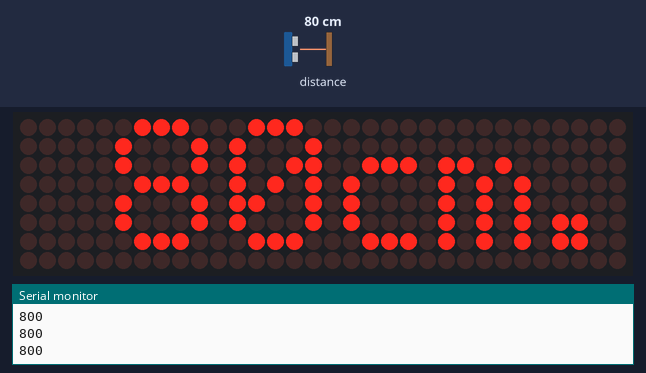
Simulated run of this sketch. Board: ESP32. Parts: 32×8 LED matrix, the last lines printed to the serial monitor. The inputs (shaded band) are chosen by the test bench; at power-on: distance to the obstacle 80 cm.

Above: at 2.2 s.
2.3 s: distance to the obstacle set to 2 cm
At 3.3 s:
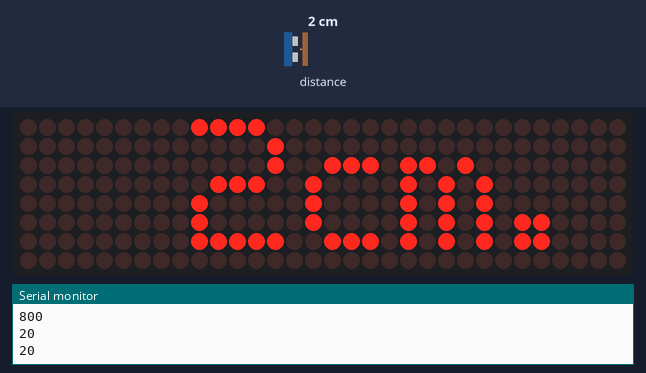
4.1 s: distance to the obstacle set to 4 cm
At 5.5 s:
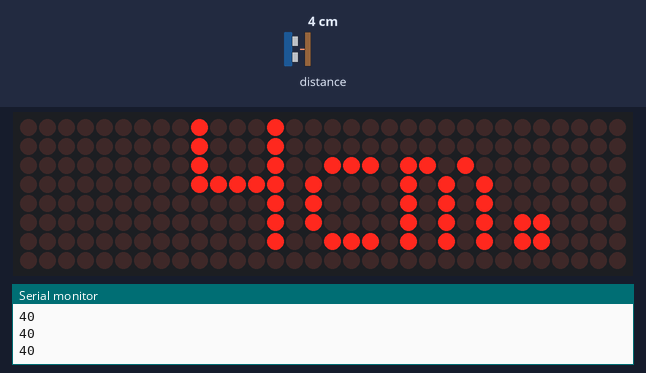
5.8 s: distance to the obstacle set to 9 cm
At 6.8 s:
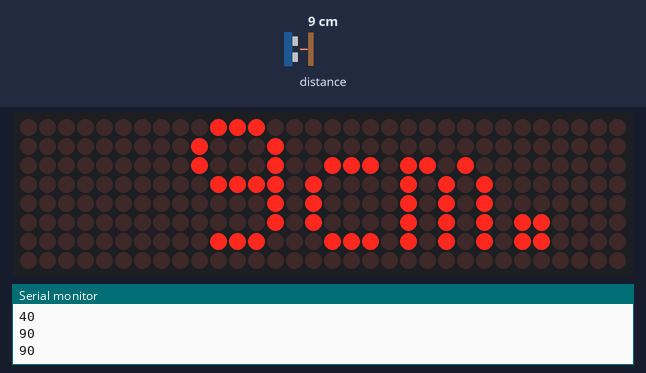
Timing chart, 0 to 8.8 s (numbered marks = the images above; inputs shaded):
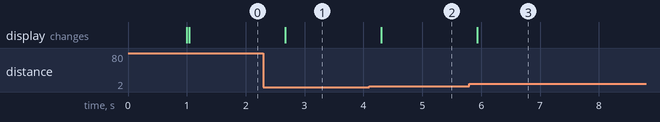

The sketch:

VLX_MAX7219_ESP.ino
```cpp
/*    ____       __________              _ __
   / __ \_____/_  __/ __ \____  ____  (_) /__
  / / / / ___/ / / / /_/ / __ \/ __ \/ / //_/
 / /_/ / /  _ / / / _, _/ /_/ / / / / / ,<
/_____/_/  (_)_/ /_/ |_|\____/_/ /_/_/_/|_|

 * KASIM 2024, İzmir, MAX7219 & VL530L0X sensör ile "Mesafe Ölçümü"
 * https://youtu.be/s2D4T0fUq5I
 */

/********************************************************************
  GLOBALS___GLOBALS___GLOBALS___GLOBALS___GLOBALS___GLOBALS___
 ********************************************************************/
//Kütüphane ve diğer genel tanımlamalar:
//VL53L0X
#include <Wire.h>
#include <VL53L0X.h>
VL53L0X sensor;

//MAX7219 led matrix ile ilgili kütüphaneler / tanımlar
#include <MD_Parola.h>
#include <MD_MAX72xx.h>
#include <SPI.h>

#define HARDWARE_TYPE MD_MAX72XX::FC16_HW
/*MAX7219 Led Matrix Donanım Tipleri:
  1 GENERIC_HW
  2 FC16_HW
  3 PAROLA_HW
  4 ICSTATION_HW
*/
#define MAX_DEVICES 4
#define CLK_PIN 14   // D5 or SCK
#define DATA_PIN 13  // D7 or MOSI
#define CS_PIN 12    // D6 or SS

// SPI hardware interface
MD_Parola P = MD_Parola(HARDWARE_TYPE, CS_PIN, MAX_DEVICES);

int distance_mm;


/********************************************************************
  SETUP___SETUP___SETUP___SETUP___SETUP___SETUP___SETUP___SETUP___
 ********************************************************************/
void setup() {
  Serial.begin(9600);
  P.begin();
  Wire.begin(2,0);// VLX senxör için: GPIO 2 / D4 / SDA ___ GPIO 0 / D3 / SCL olarak wire kütüphanesi başlatıldı...

  P.print("   ^_^");
  delay(1000);
  P.print("  TEST");                                              //Açılış mesajı
  P.displayText("", PA_CENTER, 0, 0, PA_NO_EFFECT, PA_NO_EFFECT);  //Max7219 gösterim ilk ayarlar...

  sensor.setTimeout(500);
  if (!sensor.init()) {
    Serial.println("Failed to detect and initialize sensor!");
    while (1) {}
  }

  // Start continuous back-to-back mode (take readings as
  // fast as possible).  To use continuous timed mode
  // instead, provide a desired inter-measurement period in
  // ms (e.g. sensor.startContinuous(100)).
  sensor.startContinuous();
}

/********************************************************************
  LOOP__LOOP__LOOP__LOOP__LOOP__LOOP__LOOP__LOOP__LOOP__LOOP__LOOP__
 ********************************************************************/
void loop() {
  P.displayAnimate();
  P.setIntensity(15);  //Ekran parlaklığı, 0 min / 15 max
  delay(10);           //!..


  //___SENSOR OKUMA / READ___
  distance_mm = sensor.readRangeContinuousMillimeters();
  Serial.print(distance_mm);
  if (sensor.timeoutOccurred()) { Serial.print(" TIMEOUT"); }

  Serial.println();

  //___MAX7219 YAZDIRMA / PRINT___
  char buffer[25];
  sprintf(buffer, "%3d%s" , ((distance_mm/10)),"cm.");
  P.print(buffer);
  delay(500);  //Sensör hızlı...
}

/*___:
bilgi@ronaer.com
https://www.instagram.com/dr.tronik2023/
YouTube: Dr.TRonik: www.youtube.com/c/DrTRonik
PCBWay: https://www.pcbway.com/project/member/shareproject/?bmbno=A0E12018-0BBC-4C
*/
```

Measured:
- after the input at 2.3 s, the display: changes after 0.37 s (image 1)
- after the input at 4.1 s, the display: changes after 0.21 s (image 2)
- after the input at 5.8 s, the display: changes after 0.14 s (image 3)
